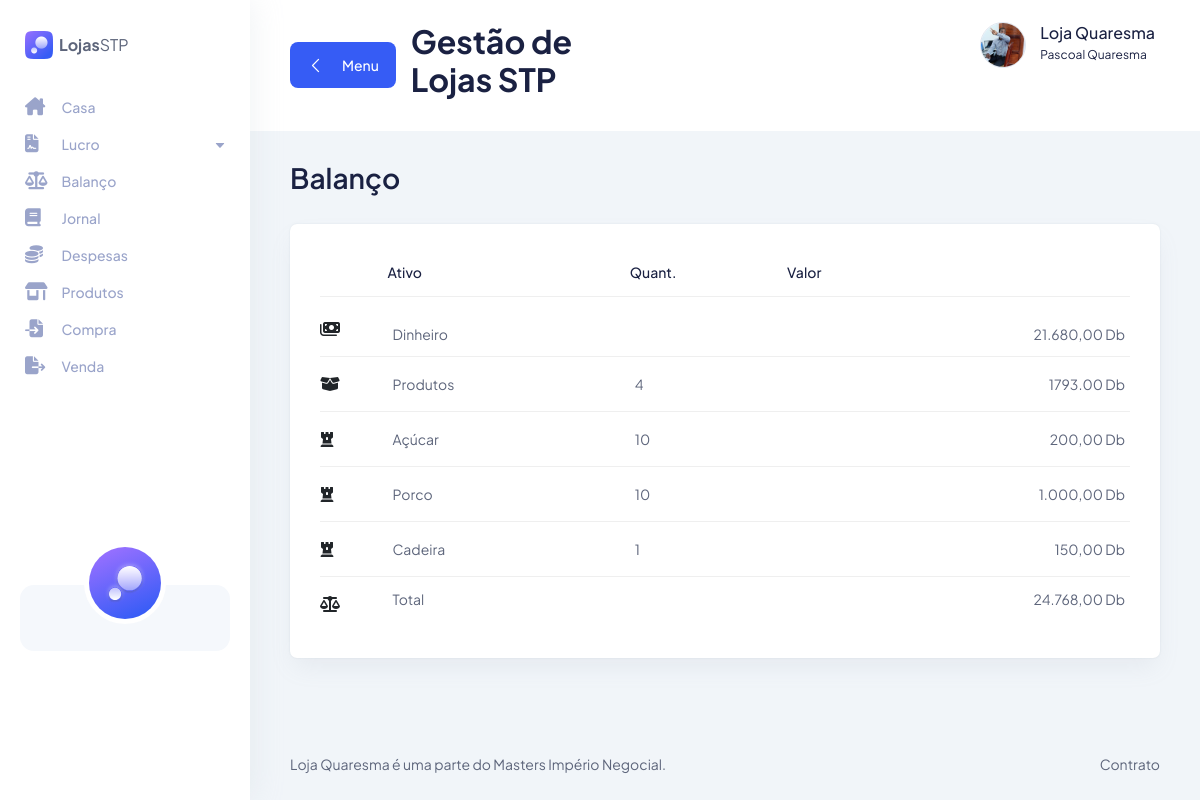
/balance, run on the app's committed database.
### website/models.py (models this page shows)
class Asset(db.Model):
    asset_id = db.Column(db.Integer, primary_key = True)
    asset_name = db.Column(db.String(50))
    quantity = db.Column(db.Integer)
    value = db.Column(db.Numeric(9, 2))
    price = db.Column(db.Numeric(9, 2))
    is_good = db.Column(db.Boolean, default = False) # Will we try to sell this.
    unit = db.Column(db.String(20))

### website/views.py (the view)
@views.route("/balance")
def balance():
    store = Store.query.first()
    store = {
        "name": store.store_name,
        "cash": format_de(de.Decimal(store.cash)),
        "equity": format_de(de.Decimal(store.equity))
    }
    all_assets = Asset.query.order_by(Asset.is_good)
    goods, assets = {"quantity": 0, "value": de.Decimal("0.0")}, []
    for a in all_assets:
        if a.is_good:
            goods["quantity"] += 1
            goods["value"] += a.value * a.quantity
        else:
            assets.append({
                "id": a.asset_id,
                "name": a.asset_name,
                "quantity": int(a.quantity),
                "value": format_de(de.Decimal(a.value)),
                "price": format_de(de.Decimal(a.price)),
                "unit": a.unit,
                "worth": format_de(de.Decimal(a.value) * int(a.quantity))
            })
    return fl.render_template("balance.html", store = store, assets = assets, goods = goods)

### website/templates/balance.html (shortened to what this page needs)
{% extends "base.html" %}
{% block title %} Balanço {% endblock %}
{% block main %}
  <div class = "tables-wrapper">
    <div class = "row">
      <div class = "col-lg-12">
        <div class = "card-style mb-30">
          <div class = "table-wrapper table-responsive">
            <table class = "table">
              <thead>
                <tr>
                  <th>
                  </th>
                  <th>
                    <h6> Ativo </h6>
                  </th>
                  <th>
                    <h6> Quant. </h6>
                  </th>
                  <th>
                    <h6> Valor </h6>
                  </th>
                </tr>
              </thead>
              <tbody>
                <tr>
                  <td>
                    <i class = "fa-solid fa-money-bills"></i>
                  </td>
                  <td class = "min-width">
                    <p> Dinheiro </p>
                  </td>
                  <td class = "min-width">
                  </td>
                  <td class = "min-width">
                    <p style = "text-align: right;"> {{ store.cash }} Db </p>
                  </td>
                </tr>
                <tr>
                  <td>
                    <i class = "fa-solid fa-box-open"></i>
                  </td>
                  <td class = "min-width">
                    <p> Produtos </p>
                  </td>
                  <td class = "min-width">
                    <p> {{ goods.quantity }} </p>
                  </td>
                  <td class = "min-width">
                    <p style = "text-align: right;"> {{ goods.value }} Db </p>
                  </td>
                </tr>
                {% for a in assets %}
                  <tr>
                    <td>
                      <i class = "fa-solid fa-chess-rook"></i>
                    </td>
                    <td class = "min-width">
                      <p> {{a.name}} </p>
                    </td>
                    <td class = "min-width">
                      <p> {{ a.quantity }} </p>
                    </td>
                    <td class = "min-width">
                      <p style = "text-align: right;"> {{ a.worth }} Db </p>
                    </td>
                  </tr>
                {% endfor %}
                <tr>
                  <td>
                    <i class = "fa-solid fa-scale-balanced"></i>
                  </td>
                  <td class = "min-width">
                    <p> Total </p>
                  </td>
                  <td class = "min-width">
                  </td>
                  <td class = "min-width">
                    <p style = "text-align: right;"> {{ store.equity }} Db </p>
                  </td>
                </tr>
              </tbody>
            </table>
          </div>
        </div>
      </div>
    </div>
  </div>
{% endblock %}

### website/static/css/fullcalendar.css (style rules this page uses)
:root { --fc-daygrid-event-dot-width:8px;--fc-list-event-dot-width:10px;--fc-list-event-hover-bg-color:#f5f5f5 }

### data on the page
Asset: name "Açúcar", quantity "10", worth "200,00"
Asset: name "Porco", quantity "10", worth "1.000,00"
Asset: name "Cadeira", quantity "1", worth "150,00"

### other printed values
{{ store.cash }} "21.680,00"
{{ goods.quantity }} "4"
{{ goods.value }} "1793.00"
{{ store.equity }} "24.768,00"
